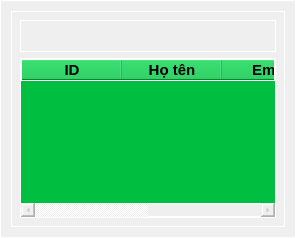
               <widget class="QWidget" name="usersPage">
                <property name="styleSheet">
                 <string notr="true">border: 1px solid rgb(255,255,255)</string>
                </property>
                <layout class="QVBoxLayout" name="verticalLayout_14">
                 <item>
                  <widget class="QWidget" name="userContent" native="true">
                   <property name="styleSheet">
                    <string notr="true">QLineEdit
{
	background-color: #fff;
	border-radius: 20px;
	border: 1px solid rgba(0, 0, 0, 100);
	padding: 10px;
	padding-left: 17px;
	color: #rgb(0,255,255);
}
QPushButton
{
	border-radius: 20px;
	border: 1px solid rgba(0, 0, 0, 100);
}
QPushButton:hover
{
	background-color: rgb(244, 244, 244);
}</string>
                   </property>
                   <layout class="QVBoxLayout" name="verticalLayout_13" stretch="1,5">
                    <item>
                     <widget class="QWidget" name="userBtns" native="true">
                      <widget class="QPushButton" name="delUserBtn">
                       <property name="geometry">
                        <rect>
                         <x>680</x>
                         <y>20</y>
                         <width>151</width>
                         <height>41</height>
                        </rect>
                       </property>
                       <property name="font">
                        <font>
                         <pointsize>11</pointsize>
                        </font>
                       </property>
                       <property name="styleSheet">
                        <string notr="true">border-radius: 20px;
border: 1px solid rgb(255,255,255);
background-color: rgb(255, 0, 0);</string>
                       </property>
                       <property name="text">
                        <string>Xóa</string>
                       </property>
                      </widget>
                      <widget class="QPushButton" name="editUserBtn">
                       <property name="geometry">
                        <rect>
                         <x>520</x>
                         <y>20</y>
                         <width>151</width>
                         <height>41</height>
                        </rect>
                       </property>
                       <property name="font">
                        <font>
                         <pointsize>11</pointsize>
                        </font>
                       </property>
                       <property name="styleSheet">
                        <string notr="true">border-radius: 20px;
border: 1px solid rgb(255,255,255);
background-color: rgb(255, 255, 0);
color: #000
</string>
                       </property>
                       <property name="text">
                        <string>Sửa</string>
                       </property>
                      </widget>
                      <widget class="QPushButton" name="addUserBtn">
                       <property name="geometry">
                        <rect>
                         <x>360</x>
                         <y>20</y>
                         <width>151</width>
                         <height>41</height>
                        </rect>
                       </property>
                       <property name="font">
                        <font>
                         <pointsize>11</pointsize>
                        </font>
                       </property>
                       <property name="styleSheet">
                        <string notr="true">border-radius: 20px;
border: 1px solid rgb(255,255,255);
background-color: rgb(0, 255, 0);
color: #000</string>
                       </property>
                       <property name="text">
                        <string>Thêm</string>
                       </property>
                      </widget>
                     </widget>
                    </item>
                    <item>
                     <widget class="QTableWidget" name="userView">
                      <property name="enabled">
                       <bool>false</bool>
                      </property>
                      <property name="font">
                       <font>
                        <family>MS Shell Dlg 2</family>
                        <pointsize>11</pointsize>
                       </font>
                      </property>
                      <property name="styleSheet">
                       <string notr="true">color: rgb(0, 0, 0);
background-color: rgb(0, 191, 64);</string>
                      </property>
                      <column>
                       <property name="text">
                        <string>ID</string>
                       </property>
                       <property name="font">
                        <font>
                         <pointsize>11</pointsize>
                         <weight>75</weight>
                         <bold>true</bold>
                        </font>
                       </property>
                       <property name="textAlignment">
                        <set>AlignCenter</set>
                       </property>
                      </column>
                      <column>
                       <property name="text">
                        <string>Họ tên</string>
                       </property>
                       <property name="font">
                        <font>
                         <pointsize>11</pointsize>
                         <weight>75</weight>
                         <bold>true</bold>
                        </font>
                       </property>
                       <property name="textAlignment">
                        <set>AlignCenter</set>
                       </property>
                      </column>
                      <column>
                       <property name="text">
                        <string>Email</string>
                       </property>
                       <property name="font">
                        <font>
                         <pointsize>11</pointsize>
                         <weight>75</weight>
                         <bold>true</bold>
                        </font>
                       </property>
                       <property name="textAlignment">
                        <set>AlignCenter</set>
                       </property>
                      </column>
                      <column>
                       <property name="text">
                        <string>Password</string>
                       </property>
                       <property name="font">
                        <font>
                         <pointsize>11</pointsize>
                         <weight>75</weight>
                         <bold>true</bold>
                        </font>
                       </property>
                       <property name="textAlignment">
                        <set>AlignCenter</set>
                       </property>
                      </column>
                     </widget>
                    </item>
                   </layout>
                  </widget>
                 </item>
                </layout>
               </widget>
